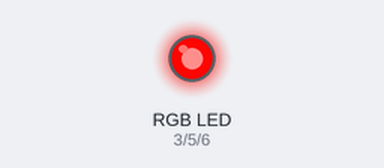
Simulated run of this sketch. Board: Arduino Uno, built with avr-gcc and run on an emulated ATmega328P. Parts: an RGB LED mixed from three pins (HIGH = lit). Dim RGB values are drawn brighter than linear.

Above: at 0.05 s.
At 0.75 s:
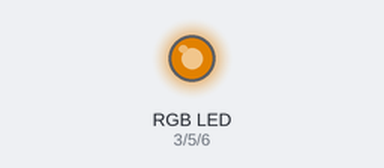
At 1.45 s:
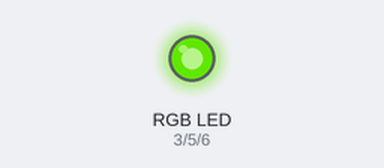
At 2.9 s:
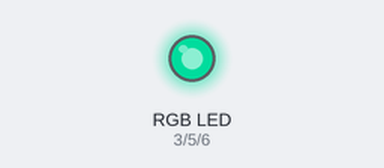
At 4.3 s:
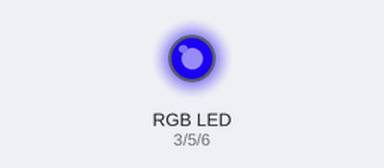
At 5.75 s:
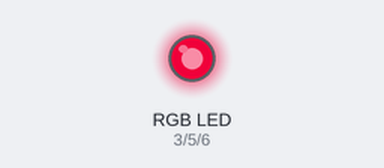
Timing chart, 0 to 8.0 s (numbered marks = the images above):
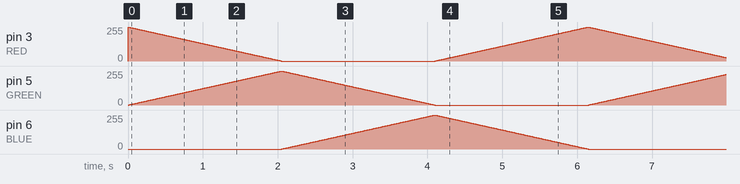

The sketch:

sketch_RGB.ino
```cpp
#define RED 3
#define GREEN 5
#define BLUE 6

void setup() {
  // put your setup code here, to run once:
  pinMode(RED, OUTPUT);
  pinMode(BLUE, OUTPUT);
  pinMode(GREEN, OUTPUT);
  Serial.begin(115200);
}

#define RtoG 0
#define GtoB 1
#define BtoR 2

void loop() {
  // put your main code here, to run repeatedly:

  static int red = 255;
  static int green = 0;
  static int blue = 0;

  // move from R to G to B smoothly

  analogWrite(RED, red);
  analogWrite(BLUE, blue);
  analogWrite(GREEN, green);

  delay(8);

  if (red > 0 && blue == 0) {
    red--;
    green++;
  } else if (red == 0 && green > 0) {
    green--;
    blue++;
  } else if (green == 0 && blue > 0) {
    blue--;
    red++;
  }

}
```
